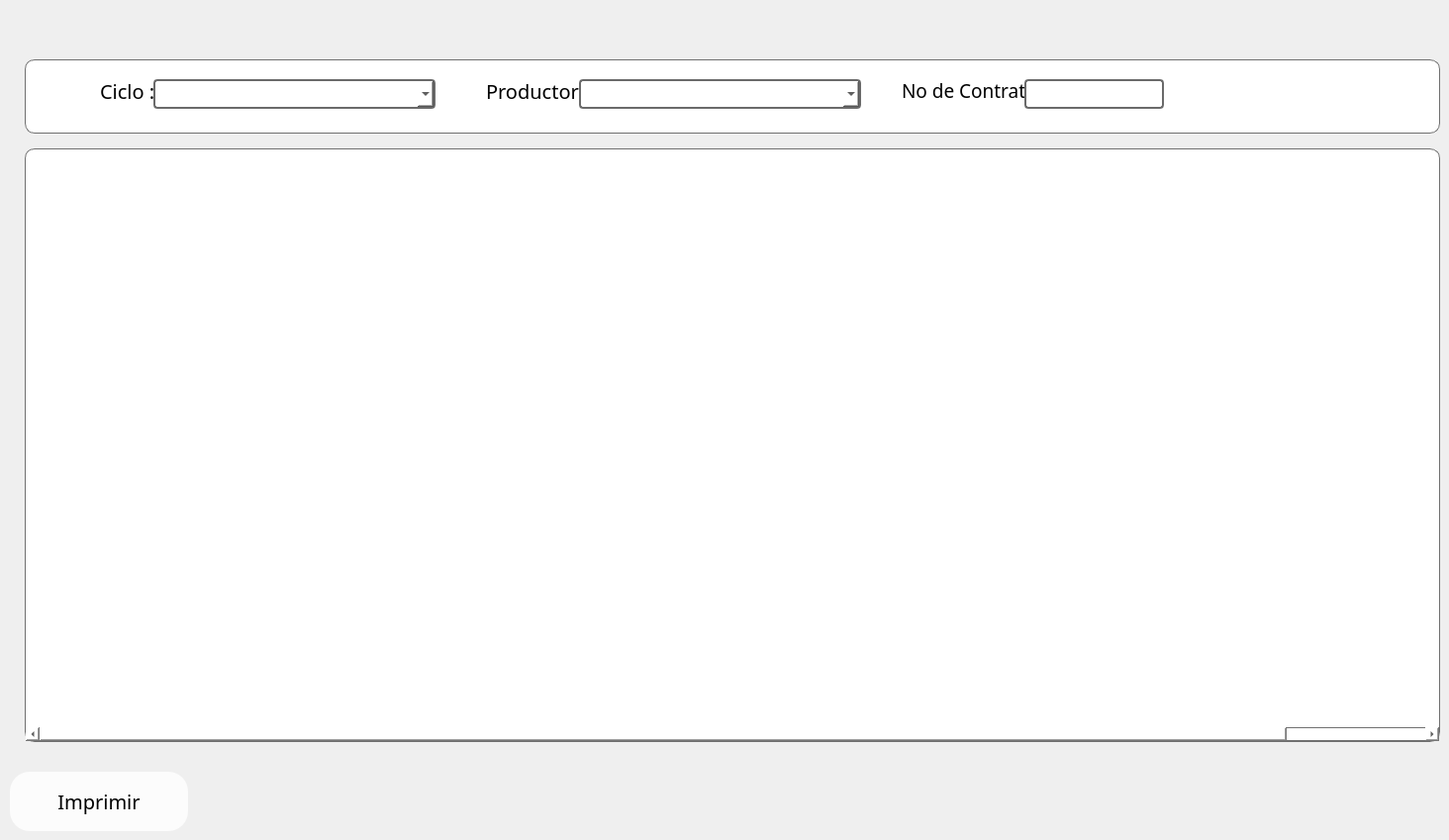
       <widget class="QWidget" name="Individual">
        <attribute name="title">
         <string>Individual</string>
        </attribute>
        <widget class="QTableWidget" name="Registros_Ind">
         <property name="geometry">
          <rect>
           <x>25</x>
           <y>150</y>
           <width>1430</width>
           <height>600</height>
          </rect>
         </property>
         <property name="styleSheet">
          <string notr="true">border-width:1px;
border-color:rgb(112, 112, 112);
border-style:solid;
border-radius:10px;
background-color:rgb(255,255,255);</string>
         </property>
         <property name="lineWidth">
          <number>1</number>
         </property>
         <property name="horizontalScrollBarPolicy">
          <enum>Qt::ScrollBarAlwaysOn</enum>
         </property>
         <property name="editTriggers">
          <set>QAbstractItemView::NoEditTriggers</set>
         </property>
         <property name="showGrid">
          <bool>true</bool>
         </property>
         <property name="gridStyle">
          <enum>Qt::SolidLine</enum>
         </property>
         <property name="rowCount">
          <number>0</number>
         </property>
         <attribute name="horizontalHeaderVisible">
          <bool>false</bool>
         </attribute>
         <attribute name="horizontalHeaderCascadingSectionResizes">
          <bool>false</bool>
         </attribute>
         <attribute name="horizontalHeaderDefaultSectionSize">
          <number>152</number>
         </attribute>
         <attribute name="horizontalHeaderHighlightSections">
          <bool>true</bool>
         </attribute>
         <attribute name="verticalHeaderVisible">
          <bool>false</bool>
         </attribute>
         <column>
          <property name="text">
           <string>Folio #</string>
          </property>
          <property name="font">
           <font>
            <pointsize>12</pointsize>
           </font>
          </property>
         </column>
         <column>
          <property name="text">
           <string>Fecha</string>
          </property>
          <property name="font">
           <font>
            <pointsize>12</pointsize>
           </font>
          </property>
         </column>
         <column>
          <property name="text">
           <string>Bruto</string>
          </property>
          <property name="font">
           <font>
            <pointsize>12</pointsize>
           </font>
          </property>
         </column>
         <column>
          <property name="text">
           <string>Tara</string>
          </property>
          <property name="font">
           <font>
            <pointsize>12</pointsize>
           </font>
          </property>
         </column>
         <column>
          <property name="text">
           <string>Neto</string>
          </property>
          <property name="font">
           <font>
            <pointsize>12</pointsize>
           </font>
          </property>
         </column>
         <column>
          <property name="text">
           <string>Humedad</string>
          </property>
          <property name="font">
           <font>
            <pointsize>12</pointsize>
           </font>
          </property>
         </column>
         <column>
          <property name="text">
           <string>Impuresas</string>
          </property>
          <property name="font">
           <font>
            <pointsize>12</pointsize>
           </font>
          </property>
         </column>
         <column>
          <property name="text">
           <string>Merma</string>
          </property>
          <property name="font">
           <font>
            <pointsize>12</pointsize>
           </font>
          </property>
         </column>
         <column>
          <property name="text">
           <string>Peso Neto Analizado</string>
          </property>
          <property name="font">
           <font>
            <pointsize>12</pointsize>
           </font>
          </property>
         </column>
         <column>
          <property name="text">
           <string>Total</string>
          </property>
          <property name="font">
           <font>
            <pointsize>12</pointsize>
           </font>
          </property>
         </column>
        </widget>
        <widget class="QPushButton" name="RegInd_Print">
         <property name="geometry">
          <rect>
           <x>10</x>
           <y>780</y>
           <width>180</width>
           <height>60</height>
          </rect>
         </property>
         <property name="font">
          <font>
           <family>Bahnschrift</family>
           <pointsize>-1</pointsize>
           <weight>50</weight>
           <italic>false</italic>
           <bold>false</bold>
          </font>
         </property>
         <property name="toolTip">
          <string/>
         </property>
         <property name="toolTipDuration">
          <number>-1</number>
         </property>
         <property name="whatsThis">
          <string extracomment="Imprime la tabla actual"/>
         </property>
         <property name="styleSheet">
          <string notr="true">
QPushButton{
font:20px;
color:black;
background-color:rgb(252,252,252);
border-color:rgb(200,200,200);
border-width:1px;
border-radius:20px;
}

QPushButton:hover{
background:rgb(203, 219, 253);
border-color:rgb(255,255,255);
border-width:2px;
}
</string>
         </property>
         <property name="text">
          <string>Imprimir</string>
         </property>
        </widget>
        <widget class="QFrame" name="frame_16">
         <property name="geometry">
          <rect>
           <x>25</x>
           <y>60</y>
           <width>1430</width>
           <height>75</height>
          </rect>
         </property>
         <property name="styleSheet">
          <string notr="true">border-width:1px;
border-color:rgb(112, 112, 112);
border-style:solid;
border-radius:10px;
background-color:rgb(255,255,255);</string>
         </property>
         <property name="frameShape">
          <enum>QFrame::StyledPanel</enum>
         </property>
         <property name="frameShadow">
          <enum>QFrame::Raised</enum>
         </property>
         <widget class="QLineEdit" name="RegInd_NoCont_edit">
          <property name="geometry">
           <rect>
            <x>1010</x>
            <y>20</y>
            <width>141</width>
            <height>30</height>
           </rect>
          </property>
          <property name="styleSheet">
           <string notr="true">border-width:2px;
border-color:rgb(106, 106, 106);
border-style:solid;
border-radius:4px;</string>
          </property>
          <property name="readOnly">
           <bool>true</bool>
          </property>
         </widget>
         <widget class="QLabel" name="NoCont_Ind">
          <property name="geometry">
           <rect>
            <x>880</x>
            <y>20</y>
            <width>141</width>
            <height>23</height>
           </rect>
          </property>
          <property name="font">
           <font>
            <family>Bahnschrift</family>
            <pointsize>14</pointsize>
            <weight>50</weight>
            <italic>false</italic>
            <bold>false</bold>
           </font>
          </property>
          <property name="styleSheet">
           <string notr="true">border-radius:0px;
border-color: rgb(255, 255, 255);</string>
          </property>
          <property name="text">
           <string>No de Contrato:</string>
          </property>
          <property name="alignment">
           <set>Qt::AlignLeading|Qt::AlignLeft|Qt::AlignVCenter</set>
          </property>
         </widget>
         <widget class="QComboBox" name="RegInd_Ciclo_CB">
          <property name="geometry">
           <rect>
            <x>130</x>
            <y>20</y>
            <width>285</width>
            <height>30</height>
           </rect>
          </property>
          <property name="styleSheet">
           <string notr="true">border-width:2px;
border-color:rgb(106, 106, 106);
border-style:solid;
border-radius:4px;</string>
          </property>
          <property name="editable">
           <bool>true</bool>
          </property>
         </widget>
         <widget class="QComboBox" name="RegInd_Prod_CB">
          <property name="geometry">
           <rect>
            <x>560</x>
            <y>20</y>
            <width>285</width>
            <height>30</height>
           </rect>
          </property>
          <property name="styleSheet">
           <string notr="true">border-width:2px;
border-color:rgb(106, 106, 106);
border-style:solid;
border-radius:4px;</string>
          </property>
          <property name="editable">
           <bool>false</bool>
          </property>
          <property name="frame">
           <bool>true</bool>
          </property>
         </widget>
         <widget class="QLabel" name="Ciclo_Ind">
          <property name="geometry">
           <rect>
            <x>70</x>
            <y>20</y>
            <width>71</width>
            <height>23</height>
           </rect>
          </property>
          <property name="font">
           <font>
            <family>Bahnschrift</family>
            <pointsize>-1</pointsize>
            <weight>50</weight>
            <italic>false</italic>
            <bold>false</bold>
           </font>
          </property>
          <property name="layoutDirection">
           <enum>Qt::LeftToRight</enum>
          </property>
          <property name="styleSheet">
           <string notr="true">border-radius:0px;
border-color: rgb(255, 255, 255);
font:20px;</string>
          </property>
          <property name="text">
           <string>Ciclo :</string>
          </property>
          <property name="alignment">
           <set>Qt::AlignLeading|Qt::AlignLeft|Qt::AlignVCenter</set>
          </property>
         </widget>
         <widget class="QLabel" name="Prod_Ind">
          <property name="geometry">
           <rect>
            <x>460</x>
            <y>20</y>
            <width>111</width>
            <height>23</height>
           </rect>
          </property>
          <property name="font">
           <font>
            <family>Bahnschrift</family>
            <pointsize>-1</pointsize>
            <weight>50</weight>
            <italic>false</italic>
            <bold>false</bold>
           </font>
          </property>
          <property name="styleSheet">
           <string notr="true">border-radius:0px;
border-color: rgb(255, 255, 255);
font:20px;</string>
          </property>
          <property name="text">
           <string>Productor :</string>
          </property>
          <property name="alignment">
           <set>Qt::AlignLeading|Qt::AlignLeft|Qt::AlignVCenter</set>
          </property>
         </widget>
         <zorder>Ciclo_Ind</zorder>
         <zorder>Prod_Ind</zorder>
         <zorder>NoCont_Ind</zorder>
         <zorder>RegInd_Ciclo_CB</zorder>
         <zorder>RegInd_Prod_CB</zorder>
         <zorder>RegInd_NoCont_edit</zorder>
        </widget>
       </widget>
